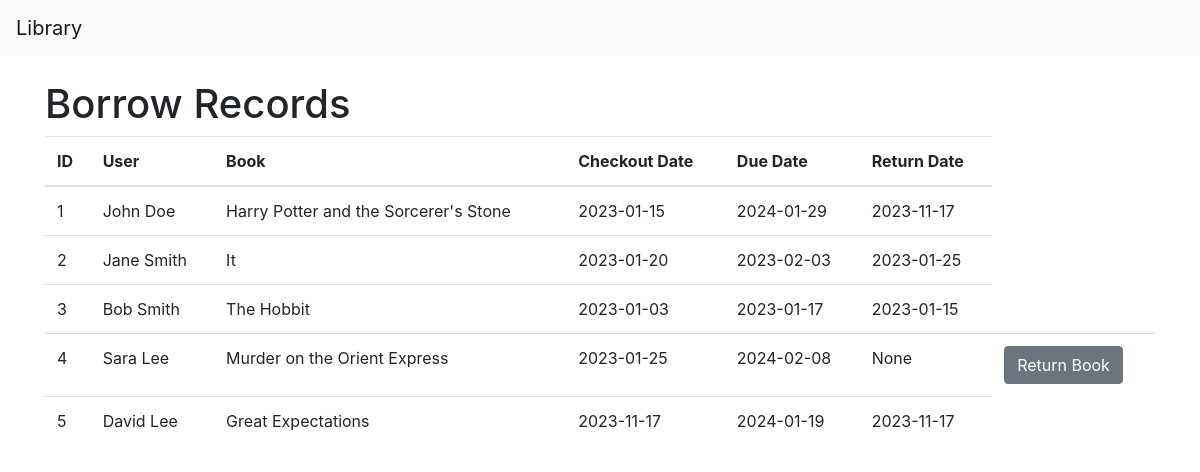
The page /borrows on the database as committed earlier.
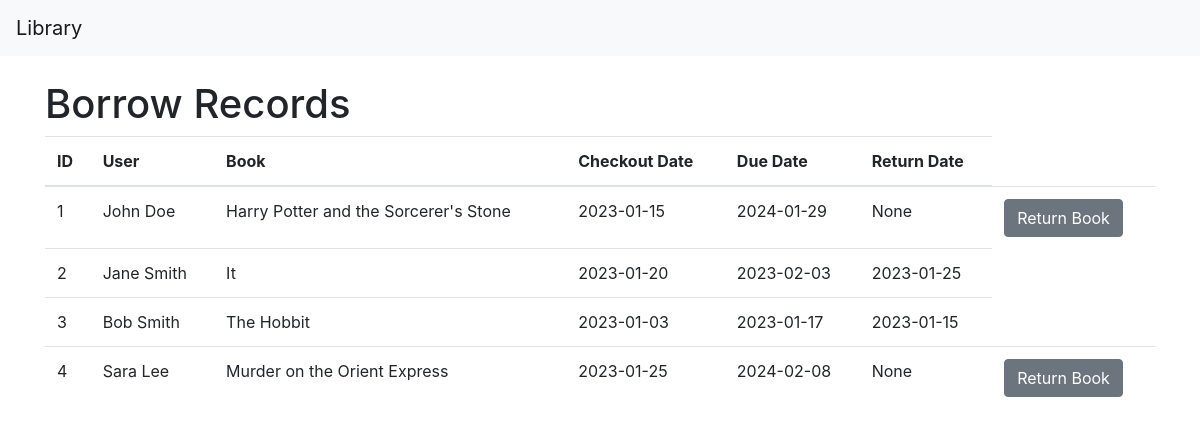
The same page on the database as committed later.
### models.py (models this page shows)
class Borrow(db.Model):
    id = db.Column(db.Integer, primary_key=True)
    user_id = db.Column(db.Integer, db.ForeignKey('user.id'))
    book_id = db.Column(db.Integer, db.ForeignKey('book.id'))
    checkout_date = db.Column(db.Date, nullable=False)
    due_date = db.Column(db.Date, nullable=False)
    return_date = db.Column(db.Date )

class User(db.Model):
    id = db.Column(db.Integer, primary_key=True)
    name = db.Column(db.String , nullable = False)
    email = db.Column(db.String, nullable=False)
    address = db.Column(db.String, nullable=False)
    borrows = db.relationship('Borrow', backref='user')

class Book(db.Model):
    id = db.Column(db.Integer, primary_key=True)
    title = db.Column(db.String, nullable=False)
    author_id = db.Column(db.Integer, db.ForeignKey('author.id'))
    genre = db.Column(db.String, nullable=False)
    publish_date = db.Column(db.Date, nullable=False)
    author = db.relationship('Author')
    borrows = db.relationship('Borrow', backref='book')

### app.py (the view)
@app.route('/borrows')
def show_borrows():
  borrows = Borrow.query.all()
  return render_template('show_borrows.html', borrows=borrows)

### templates/show_borrows.html
{% extends 'layout.html' %} {% block content %}
<h1>Borrow Records</h1>
<table class="text-start table table_col_padding">
  <thead>
    <tr>
      <th>ID</th>
      <th>User</th>
      <th>Book</th>
      <th>Checkout Date</th>
      <th>Due Date</th>
      <th>Return Date</th>
    </tr>
  </thead>
  <tbody>
    {% for borrow in borrows %}
    <tr>
      <td>{{ borrow.id }}</td>
      <td>{{ borrow.user.name }}</td>
      <td>{{ borrow.book.title }}</td>
      <td>{{ borrow.checkout_date }}</td>
      <td>{{ borrow.due_date }}</td>
      <td>{{ borrow.return_date }}</td>
      {% if borrow.return_date == None %}
      <td>
        <a
          href="{{ url_for('return_book', borrow_id=borrow.id) }}"
          class="btn btn-secondary"
        >
          Return Book
        </a>
      </td>
      {% endif %}
    </tr>
    {% endfor %}
  </tbody>
</table>
{% endblock %}

### templates/layout.html (shortened to what this page needs)
<!DOCTYPE html>
<html lang="en">
  <head>
    <link
      rel="stylesheet"
      href="https://maxcdn.bootstrapcdn.com/bootstrap/4.0.0/css/bootstrap.min.css"
    />
  </head>
  <body>
    <nav class="navbar navbar-expand-lg navbar-light bg-light mb-4">
      <a class="navbar-brand" href="/">Library</a>
    </nav>
    <div class="container">{% block content %} {% endblock %}</div>
  </body>
</html>

Rows that differ between the two databases and show on the page:
removed Borrow: id "5", user.name "David Lee", book "Great Expectations", checkout_date "2023-11-17", due_date "2024-01-19", return_date "2023-11-17"
changed Borrow "John Doe": return_date "2023-11-17" → "None"; now shows "Return Book"
